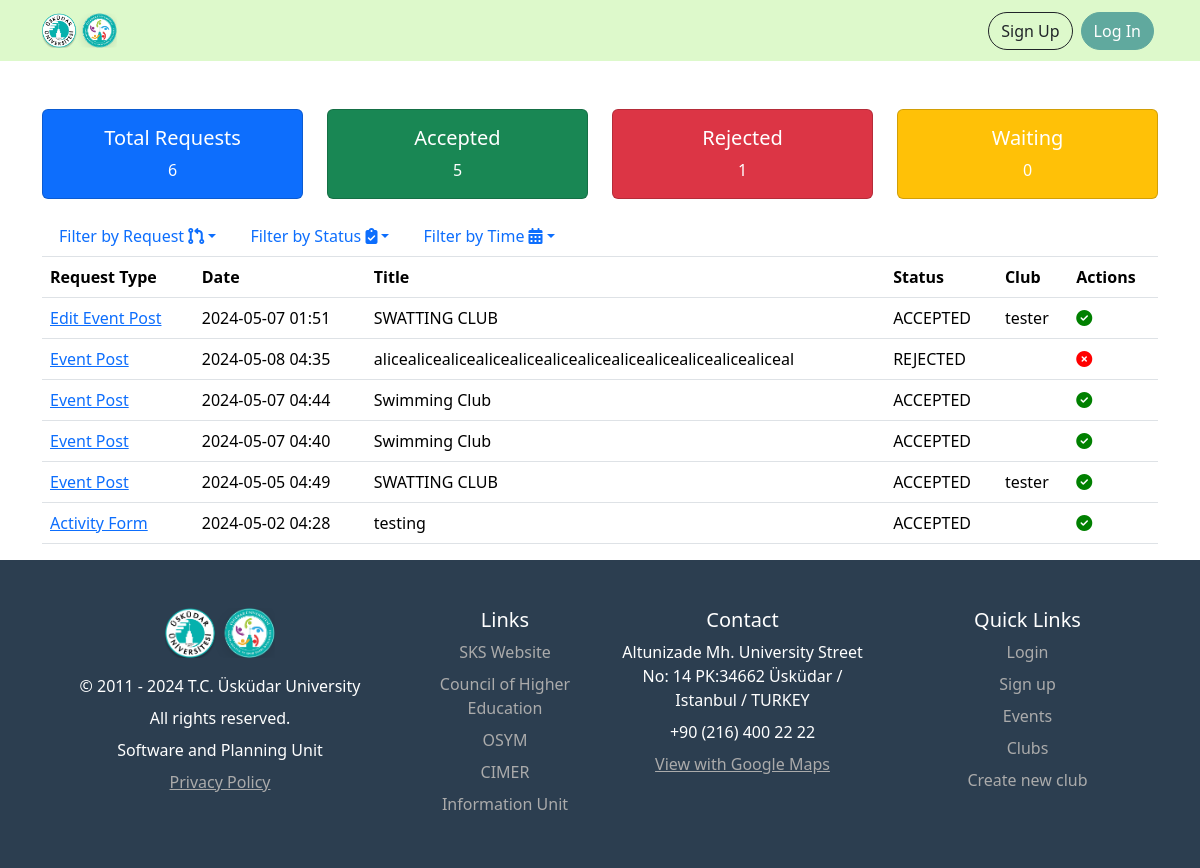
The app's page /requests/, older data.
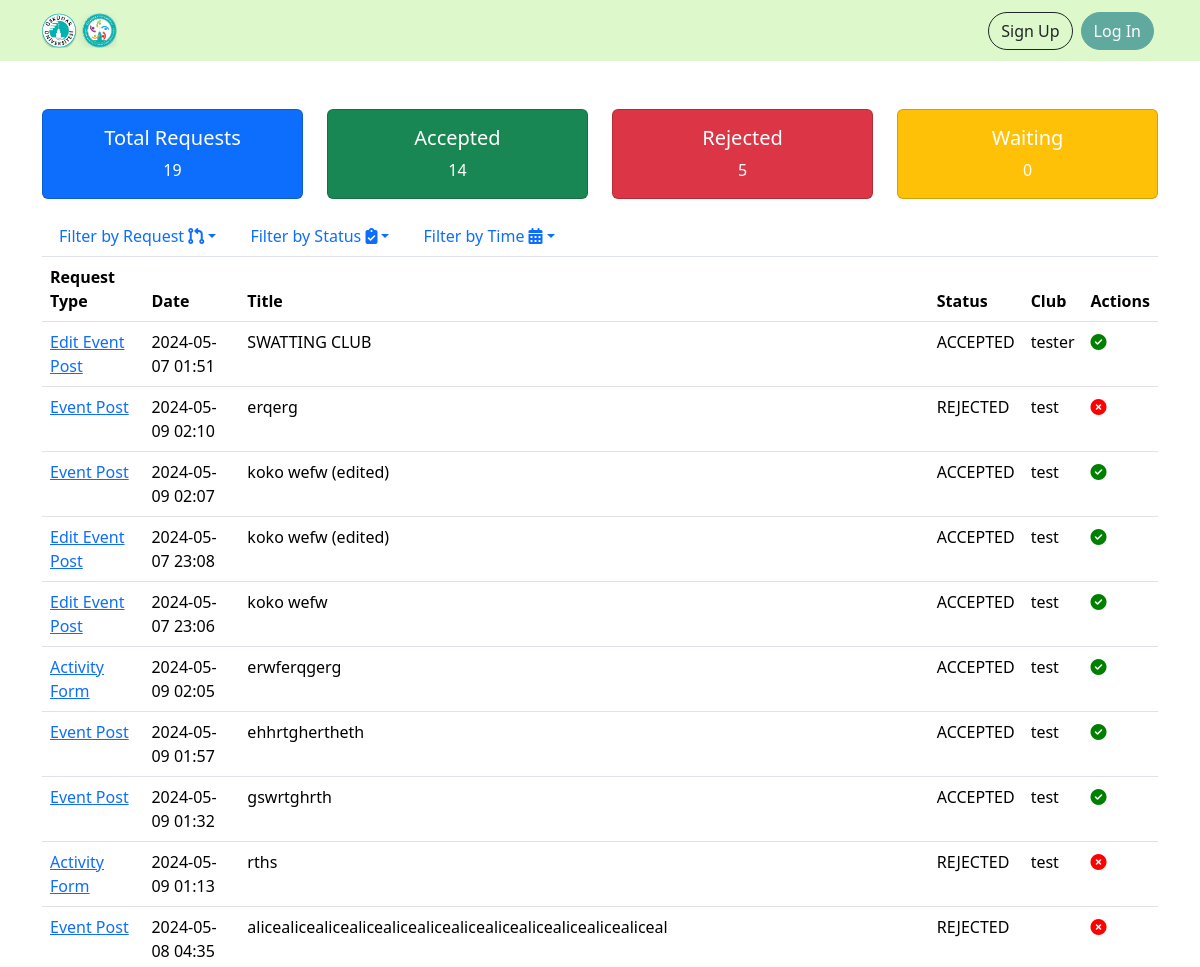
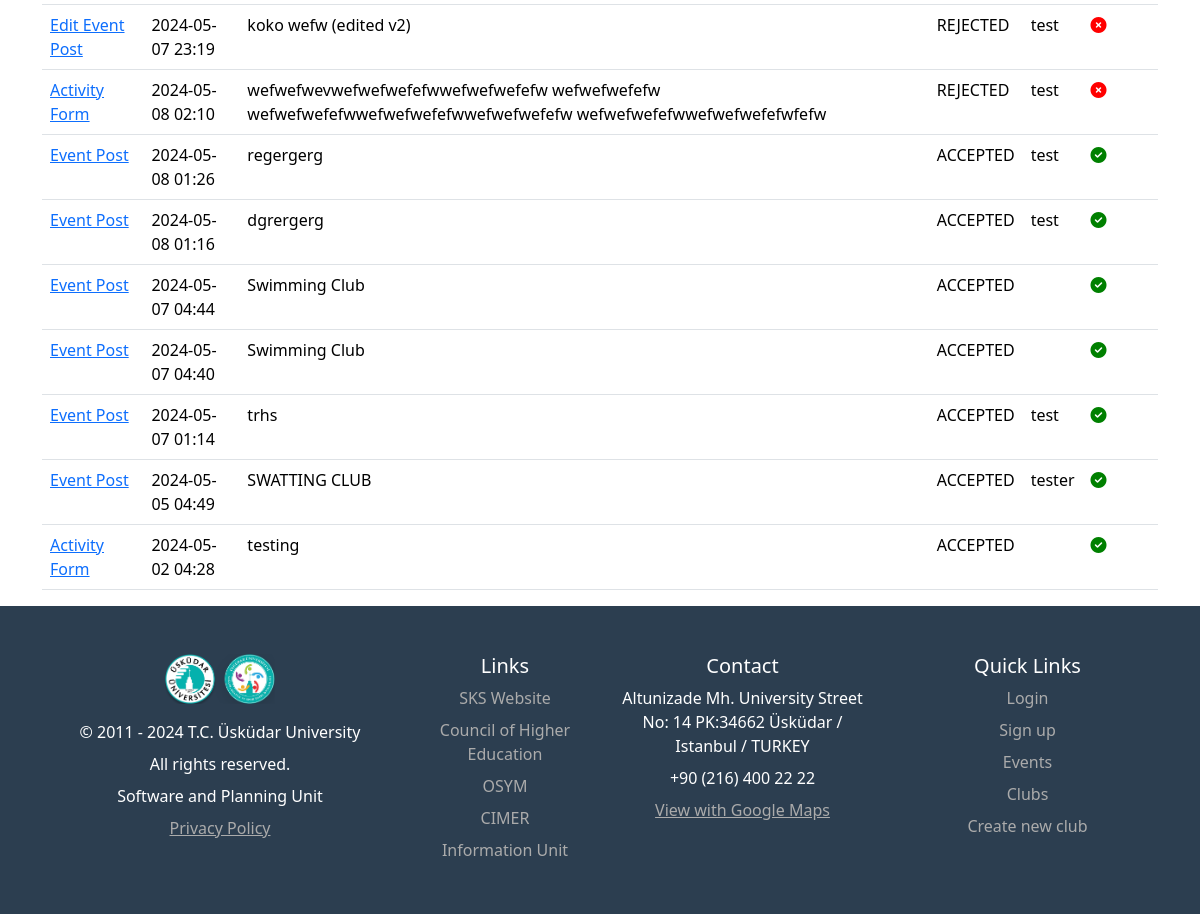
The same page, newer data (2 pictures, top to bottom).
### club_pages/models.py (models this page shows, shortened)
class EventEdit(models.Model):
    title = models.CharField(max_length=255, blank=True, null=True)
    club = models.ForeignKey(
        Club, on_delete=models.CASCADE,
        null=True,
        blank=True,
    )
    event_image = models.ImageField(upload_to="event_images", default="club-pic.jpeg", blank=True, null=True)
    date = models.DateTimeField(blank=True, null=True)
    updated_at = models.DateTimeField(auto_now=True, null=True)
    location = models.CharField(max_length=40, blank=True, null=True)
    first_name = models.CharField(max_length=20, blank=True, null=True)
    last_name = models.CharField(max_length=20, blank=True, null=True)
    description = models.CharField(max_length=200, validators=[validate_length], blank=True, null=True)
    body = RichTextField(blank=True, null=True)
    rule = RichTextField(blank=True, null=True)
    faq = RichTextField(blank=True, null=True)
    author = models.ForeignKey(
        settings.AUTH_USER_MODEL,
        on_delete=models.CASCADE,
        null=True,
        blank=True,
    )
    event = models.ForeignKey(
        Event, on_delete=models.CASCADE, null=True, blank=True
    )
    class StatusChoices(models.TextChoices):
        waiting = "WAITING", "waiting"
        accepted = "ACCEPTED", "accepted"
        rejected = "REJECTED", "rejected"
    status = models.CharField(max_length=50, choices=StatusChoices.choices, default = StatusChoices.waiting)
    def get_request_type_display(self):
        return EventEdit.model_display()
    @staticmethod
    def model_display():
        return "Edit Event Post"

class Event(models.Model):
    title = models.CharField(max_length=255)
    club = models.ForeignKey(
        Club, on_delete=models.CASCADE,
        null=True,
        blank=True,
    )
    event_image = models.ImageField(upload_to="event_images", default="club-pic.jpeg", blank=True)
    date = models.DateTimeField(null=True)
    location = models.CharField(max_length=40)
    description = models.CharField(null=True, max_length=200, validators=[validate_length])
    body = RichTextField()
    rule = RichTextField(null=True)
    faq = RichTextField(null=True)
    author = models.ForeignKey(
        settings.AUTH_USER_MODEL,
        on_delete=models.CASCADE,
        null=True,
        blank=True,
    )
    updated_at = models.DateTimeField(auto_now=True, null=True, blank=True)
    class StatusChoices(models.TextChoices):
        waiting = "WAITING", "waiting"
        accepted = "ACCEPTED", "accepted"
        rejected = "REJECTED", "rejected"
    status = models.CharField(max_length=50, choices=StatusChoices.choices, default = StatusChoices.waiting, null=True, blank=True)
    def get_request_type_display(self):
        return Event.model_display()
    @staticmethod
    def model_display():
        return "Event Post"

class Club(models.Model):
    title = models.CharField(max_length=255)
    category = models.CharField(max_length=30)
    club_image = models.ImageField(
        upload_to="club_images", default="logo_club.png", blank=True
    )
    club_cover = models.ImageField(
        upload_to="club_images", default="club_cover_default.png", blank=True
    )
    vice_first_name = models.CharField(max_length=15, null=True)
    vice_last_name = models.CharField(max_length=15, null=True)
    about = RichTextField(null=True)
    purpose = RichTextField(null=True)
    manager = models.OneToOneField(
        User, on_delete=models.SET_NULL, null=True, validators=[validate_manager_role]
    )
    author = models.ForeignKey(
        settings.AUTH_USER_MODEL,
        on_delete=models.CASCADE,
        related_name="author_clubs",
        null=True,
        blank=True,
    )

class ActivityForm(models.Model):
    title = models.CharField(max_length=255)
    club = models.ForeignKey(
    Club, on_delete=models.CASCADE,
    null=True,
    blank=True,
    )
    date = models.DateTimeField(null=True)
    location = models.CharField(max_length=30)
    event_content = models.TextField()
    speakers = models.TextField()
    place = models.CharField(max_length=70)
    special_services = models.TextField()
    other_reqests = models.TextField()
    class StatusChoices(models.TextChoices):
        waiting = "WAITING", "waiting"
        accepted = "ACCEPTED", "accepted"
        rejected = "REJECTED", "rejected"
    status = models.CharField(max_length=50, choices=StatusChoices.choices, default = StatusChoices.waiting, blank=True)
    def get_request_type_display(self):
        return ActivityForm.model_display()
    @staticmethod
    def model_display():
        return "Activity Form"

### club_pages/views.py (the view)
# urls.py: path("requests/", AdminRequestTemplateView.as_view(), name="requests"),
class AdminRequestTemplateView(TemplateView):
    template_name = "admin_request.html"
    paginate_by = 12
    def get_context_data(self, **kwargs):
        context = super().get_context_data(**kwargs)
        context["events"] = Event.objects.all()
        context["edit_event_post"] = EventEdit.objects.all()
        context["activity_form"] = ActivityForm.objects.all()
        context["total_requests"] = (
            ActivityForm.objects.all().count()
            + Event.objects.all().count()
            + EventEdit.objects.all().count()
        )
        accepted_events = Event.objects.filter(
            status=Event.StatusChoices.accepted
        ).count()
        accepted_activity_form = ActivityForm.objects.filter(
            status=ActivityForm.StatusChoices.accepted
        ).count()
        accepted_events_edit = EventEdit.objects.filter(
            status=EventEdit.StatusChoices.accepted
        ).count()
        context["accepted"] = (
            accepted_events + accepted_activity_form + accepted_events_edit
        )
        rejected_events = Event.objects.filter(
            status=Event.StatusChoices.rejected
        ).count()
        rejected_activity_form = ActivityForm.objects.filter(
            status=ActivityForm.StatusChoices.rejected
        ).count()
        rejected_events_edit = EventEdit.objects.filter(
            status=EventEdit.StatusChoices.rejected
        ).count()
        context["rejected"] = (
            rejected_events + rejected_activity_form + rejected_events_edit
        )
        waiting_events = Event.objects.filter(
            status=Event.StatusChoices.waiting
        ).count()
        waiting_activity_form = ActivityForm.objects.filter(
            status=ActivityForm.StatusChoices.waiting
        ).count()
        waiting_events_edit = EventEdit.objects.filter(
            status=EventEdit.StatusChoices.waiting
        ).count()
        context["waiting"] = (
            waiting_events + waiting_activity_form + waiting_events_edit
        )
        events = Event.objects.all()
        activity_forms = ActivityForm.objects.all()
        edit_event_posts = EventEdit.objects.all()
        request_type = self.request.GET.get("type", "")
        status_filter = self.request.GET.get("status", "")
        sort_order = self.request.GET.get("order", "new")
        events = (
            Event.objects.filter(status__icontains=status_filter)
            if status_filter
            else Event.objects.all()
        )
        activity_forms = (
            ActivityForm.objects.filter(status__icontains=status_filter)
            if status_filter
            else ActivityForm.objects.all()
        )
        edit_event_posts = (
            EventEdit.objects.filter(status__icontains=status_filter)
            if status_filter
            else EventEdit.objects.all()
        )
        if request_type == "event":
            activity_forms = activity_forms.none()
            edit_event_posts = edit_event_posts.none()
        elif request_type == "activity":
            events = events.none()
            edit_event_posts = edit_event_posts.none()
        elif request_type == "edit":
            events = events.none()
            activity_forms = activity_forms.none()
        all_requests = list(events) + list(activity_forms) + list(edit_event_posts)
        if sort_order == "oldest":
            all_requests.sort(key=lambda x: x.date if x.date else timezone.now())
        else:
            all_requests.sort(
                key=lambda x: x.date if x.date else timezone.now(), reverse=True
            )
        context["all_requests"] = all_requests
        return context

### templates/admin_request.html (shortened to what this page needs)
{% extends "base.html" %}
{% load static %}
{% block content%}
<body>
  <div class="container mt-5">
    <div class="row text-center">
      <div class="col-md-3 mb-3">
        <div class="card bg-primary text-white">
          <div class="card-body">
            <h5 class="card-title">Total Requests</h5>
            <p class="card-text" id="totalRequests">{{total_requests}}</p>
          </div>
        </div>
      </div>
      <div class="col-md-3 mb-3">
        <div class="card bg-success text-white">
          <div class="card-body">
            <h5 class="card-title">Accepted</h5>
            <p class="card-text" id="acceptedRequests">{{accepted}}</p>
          </div>
        </div>
      </div>
      <div class="col-md-3 mb-3">
        <div class="card bg-danger text-white">
          <div class="card-body">
            <h5 class="card-title">Rejected</h5>
            <p class="card-text" id="rejectedRequests">{{rejected}}</p>
          </div>
        </div>
      </div>
      <div class="col-md-3 mb-3">
        <div class="card bg-warning text-white">
          <div class="card-body">
            <h5 class="card-title">Waiting</h5>
            <p class="card-text" id="waitingRequests">{{waiting}}</p>
          </div>
        </div>
      </div>
    </div>
    <ul class="nav nav-tabs">
      <li class="nav-item dropdown">
        <a class="nav-link dropdown-toggle" data-bs-toggle="dropdown" href="#" role="button" aria-expanded="false"
          id="filterByRequestTime">Filter by Request <i class="fa-solid fa-code-pull-request"></i></a>
      </li>
      <li class="nav-item dropdown">
        <a class="nav-link dropdown-toggle" data-bs-toggle="dropdown" href="#" role="button" aria-expanded="false"
          id="filterByStatus">Filter by Status <i class="fas fa-clipboard-check"></i></a>
      </li>
      <li class="nav-item dropdown">
        <a class="nav-link dropdown-toggle" data-bs-toggle="dropdown" href="#" role="button" aria-expanded="false"
          id="filterByDate">Filter by Time <i class="fas fa-calendar-alt"></i></a>
      </li>
    </ul>
    <div class="table-responsive">
      <table class="table table-hover">
        <thead>
          <tr>
            <th>Request Type</th>
            <th>Date</th>
            <th>Title</th>
            <th>Status</th>
            <th>Club</th>
            <th>Actions</th>
          </tr>
        </thead>
        <tbody>
          {% for request in all_requests %}
          <tr class="clickable-row">
            <td>
              {% if request.get_request_type_display == "Event Post"%}
              <a href="{% url 'event_detail' pk=request.pk%}">{{ request.get_request_type_display }}</a>
              {% elif request.get_request_type_display == "Edit Event Post"%}
              <a href="{% url 'editevent_detail' pk=request.pk%}">{{ request.get_request_type_display }}</a>
              {% elif request.get_request_type_display == "Activity Form"%}
              <a href="{% url 'activityform_detail' pk=request.pk%}">{{ request.get_request_type_display }}</a>
              {% endif %}
            </td>
            <td>
              {% if request.get_request_type_display == "Edit Event Post"%}
              {{request.updated_at|date:"Y-m-d H:i"}}
              {% else %}
              {{ request.date|date:"Y-m-d H:i" }}
              {% endif %}
            </td>
            <td>{{ request.title }}</td>
            <td>{{ request.status }}</td>
            <td>
              {% if request.get_request_type_display == "Edit Event Post"%}
              {{request.event.club.title}}
              {% else %}
              {{ request.club.title}}</td>
              {% endif %}
            <td>
              {% if request.status == "WAITING" %}
              <a href="{% url 'accept_request' request.id request.get_request_type_display %}">
                <button class="btn btn-success btn-sm mb-1">Accept</button>
              </a>
              <a href="{% url 'reject_request' request.id request.get_request_type_display %}">
                <button class="btn btn-danger btn-sm mb-1">Reject</button>
              </a>
              {% elif request.status == "ACCEPTED" %}
              <i class="fas fa-check-circle" style="color: green;"></i>
              {% elif request.status == "REJECTED" %}
              <i class="fas fa-times-circle" style="color: red;"></i>
              {% endif %}
            </td>
          </tr>
          {% endfor %}
        </tbody>
      </table>
    </div>
  </div>
</body>
{% endblock content%}

Row changes from the older to the newer data that the page shows:
added Event: request_type "Event Post", date "2024-05-09 02:10", title "erqerg", status "REJECTED", club "test"
added Event: request_type "Event Post", date "2024-05-09 02:07", title "koko wefw (edited)", status "ACCEPTED", club "test"
added EventEdit: request_type "Edit Event Post", updated_at "2024-05-07 23:08", title "koko wefw (edited)", status "ACCEPTED", event.club "test"
added EventEdit: request_type "Edit Event Post", updated_at "2024-05-07 23:06", title "koko wefw", status "ACCEPTED", event.club "test"
added ActivityForm: request_type "Activity Form", date "2024-05-09 02:05", title "erwferqgerg", status "ACCEPTED", club "test"
added Event: request_type "Event Post", date "2024-05-09 01:57", title "ehhrtghertheth", status "ACCEPTED", club "test"
added Event: request_type "Event Post", date "2024-05-09 01:32", title "gswrtghrth", status "ACCEPTED", club "test"
added ActivityForm: request_type "Activity Form", date "2024-05-09 01:13", title "rths", status "REJECTED", club "test"
added EventEdit: request_type "Edit Event Post", updated_at "2024-05-07 23:19", title "koko wefw (edited v2)", status "REJECTED", event.club "test"
added ActivityForm: request_type "Activity Form", date "2024-05-08 02:10", title "wefwefwevwefwefwefefwwefwefwefefw wefwefwefefw wefwefwefefwwefwefwefefwwefwefwefefw wefwefwefefwwefwefwefefwfefw", status "REJECTED", club "test"
added Event: request_type "Event Post", date "2024-05-08 01:26", title "regergerg", status "ACCEPTED", club "test"
added Event: request_type "Event Post", date "2024-05-08 01:16", title "dgrergerg", status "ACCEPTED", club "test"
added Event: request_type "Event Post", date "2024-05-07 01:14", title "trhs", status "ACCEPTED", club "test"
Text that changed along with them:
{{ total_requests }}: "6" → "19"
{{ accepted }}: "5" → "14"
{{ rejected }}: "1" → "5"
